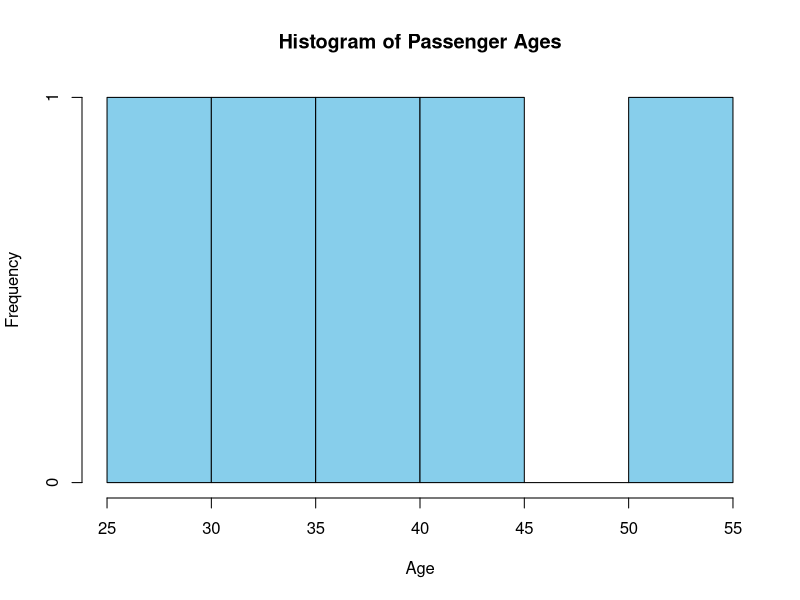
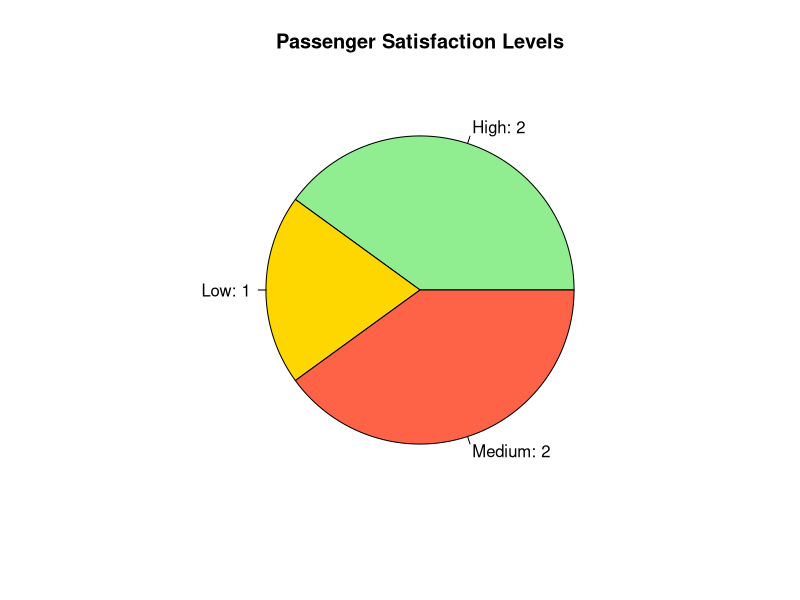
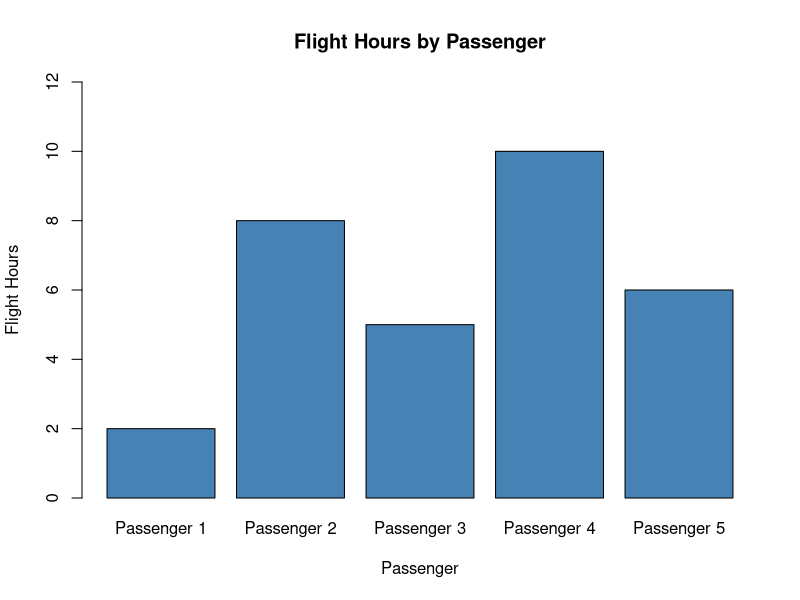
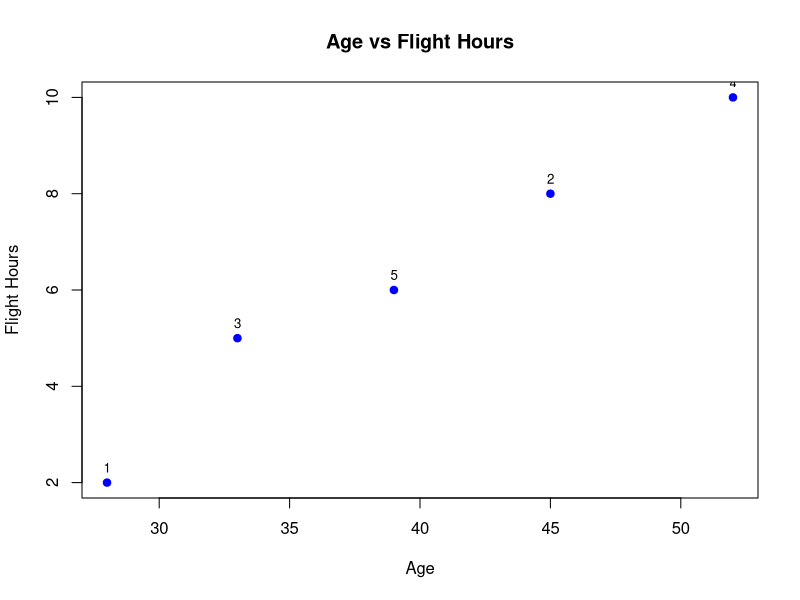

The R script that drew these images, in order:

airline_data <- data.frame(
  Passenger_ID = c(1, 2, 3, 4, 5),
  Age = c(28, 45, 33, 52, 39),
  Flight_Hours = c(2, 8, 5, 10, 6),
  Satisfaction = c("High", "Medium", "High", "Low", "Medium")
)

print(airline_data)

hist(
  airline_data$Age,
  main = "Histogram of Passenger Ages",
  xlab = "Age",
  ylab = "Frequency",
  col = "skyblue",
  border = "black"
)


satisfaction_count <- table(airline_data$Satisfaction)

pie(
  satisfaction_count,
  main = "Passenger Satisfaction Levels",
  col = c("lightgreen", "gold", "tomato"),
  labels = paste(
    names(satisfaction_count),
    satisfaction_count,
    sep = ": "
  )
)


barplot(
  airline_data$Flight_Hours,
  names.arg = paste("Passenger", airline_data$Passenger_ID),
  main = "Flight Hours by Passenger",
  xlab = "Passenger",
  ylab = "Flight Hours",
  col = "steelblue",
  ylim = c(0, max(airline_data$Flight_Hours) + 2)
)

plot(
  airline_data$Age,
  airline_data$Flight_Hours,
  main = "Age vs Flight Hours",
  xlab = "Age",
  ylab = "Flight Hours",
  pch = 19,
  col = "blue"
)

text(
  airline_data$Age,
  airline_data$Flight_Hours,
  labels = airline_data$Passenger_ID,
  pos = 3,
  cex = 0.8
)
